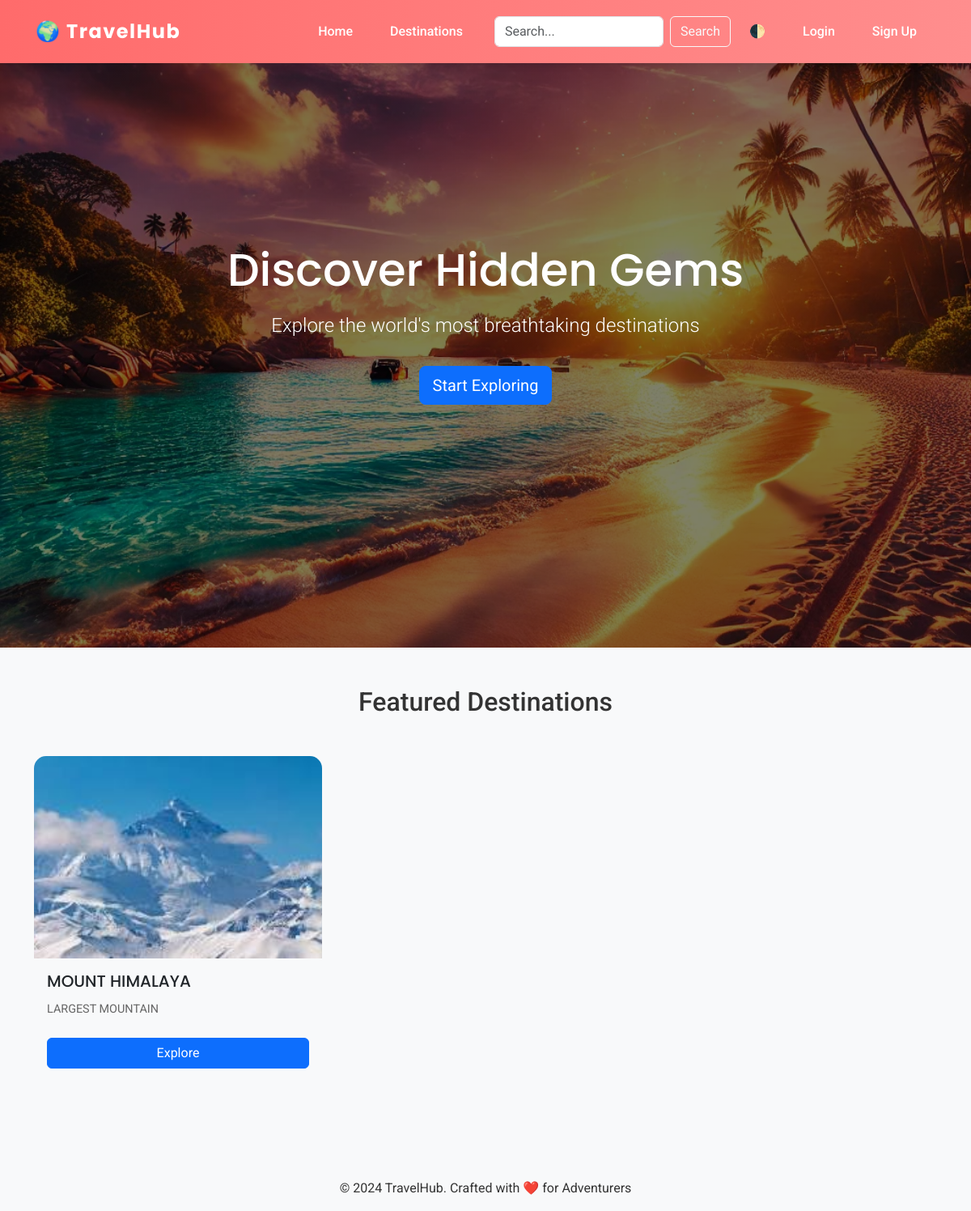
The page / on the database its author committed.
### destinations/models.py (models this page shows, shortened)
class Destination(models.Model):
    created_by = models.ForeignKey(
        User,
        on_delete=models.CASCADE,
        related_name='created_destinations',
        verbose_name='Created By'
    )
    favorited_by = models.ManyToManyField(
        User,
        related_name='favorite_destinations',
        blank=True,
        verbose_name='Favorited By'
    )
    place_name = models.CharField(
        max_length=200,
        verbose_name='Destination Name',
        help_text="Official name of the tourist destination"
    )
    state = models.CharField(
        max_length=100,
        verbose_name='State/Province',
        help_text="State or province where the destination is located"
    )
    district = models.CharField(
        max_length=100,
        verbose_name='District/County',
        help_text="District or county within the state"
    )
    description = models.TextField(
        verbose_name='Description',
        help_text="Detailed description of the location and its attractions"
    )
    weather = models.CharField(
        max_length=100,
        verbose_name='Climate',
        help_text="Typical weather conditions and climate"
    )
    google_map_link = models.URLField(
        max_length=500,
        verbose_name='Google Maps Link',
        help_text="Full Google Maps URL for the location"
    )
    image = models.ImageField(
        upload_to='destinations/%Y/%m/%d/',
        verbose_name='Featured Image',
        help_text="Primary display image for the destination"
    )
    is_featured = models.BooleanField(
        default=False,
        verbose_name='Featured Destination',
        help_text="Check to highlight this as a featured destination"
    )
    created_at = models.DateTimeField(
        auto_now_add=True,
        verbose_name='Creation Date',
        editable=False
    )
    modified_at = models.DateTimeField(
        auto_now=True,
        verbose_name='Last Modified'
    )
    class Meta:
        ordering = ['-created_at']
        verbose_name = 'Tourist Destination'
        verbose_name_plural = 'Tourist Destinations'
        indexes = [
            models.Index(fields=['place_name', 'state']),
            models.Index(fields=['created_at']),
            models.Index(fields=['is_featured']),
        ]
    @classmethod
    def recent_destinations(cls, days=7):
        cutoff_date = timezone.now() - timezone.timedelta(days=days)
        return cls.objects.filter(created_at__gte=cutoff_date)
    @classmethod
    def featured_destinations(cls):
        return cls.objects.filter(is_featured=True)

### destinations/views.py (the view)
# urls.py: path('', HomeView.as_view(), name='home'),
class HomeView(ListView):
    template_name = 'destinations/home.html'
    context_object_name = 'featured_destinations'
    paginate_by = 3
    def get_queryset(self):
        return Destination.featured_destinations().order_by('-created_at')[:6]
    def get_context_data(self, **kwargs):
        context = super().get_context_data(**kwargs)
        context['recent_destinations'] = Destination.recent_destinations()[:3]
        return context

### destinations/templates/destinations/home.html (shortened to what this page needs)
{% extends 'base.html' %}
{% load static %}
{% block content %}
<section id="home" class="hero-section">
    <div class="container">
        <h1>Discover Hidden Gems</h1>
        <p class="lead">Explore the world's most breathtaking destinations</p>
        <a href="{% url 'destination_list' %}" class="btn btn-primary btn-lg">Start Exploring</a>
    </div>
</section>
<section id="featured-destinations" class="py-5">
    <div class="container">
        <h2 class="text-center mb-5">Featured Destinations</h2>
        <div class="row">
            {% for destination in featured_destinations %}
            <div class="col-lg-4 col-md-6 mb-4">
                {% include 'destinations/_destination_card.html' %}
            </div>
            {% endfor %}
        </div>
    </div>
</section>
{% endblock %}

### destinations/templates/destinations/_destination_card.html (shortened to what this page needs)
<div class="card destination-card">
    <img src="{{ destination.image.url }}"
         class="card-img-top"
         alt="{{ destination.place_name }}"
         onload="this.classList.add('loaded')">
    <div class="card-body">
        <h5 class="card-title">{{ destination.place_name }}</h5>
        <p class="card-text">{{ destination.description|truncatechars:150 }}</p>
        <div class="d-grid">
            <a href="{% url 'destination_detail' destination.pk %}"
               class="btn btn-primary">Explore</a>
        </div>
    </div>
</div>

### static/css/styles.css (style rules this page uses)
:root { --bg-light: #f8f9fa; --bg-dark: #1a1a1a; --text-light: #333; --text-dark: #fff; }
body { margin: 0; padding: 0; font-family: 'Roboto', sans-serif; background-color: var(--bg-light); color: var(--text-light); transition: background-color 0.3s, color 0.3s; }
.hero-section { background: linear-gradient(rgba(0, 0, 0, 0.5), rgba(0, 0, 0, 0.5)), url("../images/background.jpg"); background-size: cover; background-position: center; min-height: 100vh; display: flex; align-items: center; justify-content: center; text-align: center; color: white; padding: 100px 0; }
.hero-section h1 { font-size: 3.5rem; margin-bottom: 1rem; font-family: 'Poppins', sans-serif; }
.hero-section .lead { font-size: 1.5rem; margin-bottom: 2rem; }
.card { border: none; border-radius: 15px; transition: transform 0.3s, box-shadow 0.3s; overflow: hidden; background-color: inherit; }
.card-img-top { height: 250px; object-fit: cover; opacity: 0; transition: opacity 0.3s; }
.card-title { font-family: 'Poppins', sans-serif; font-size: 1.25rem; margin-bottom: 0.75rem; }
.card-text { color: #666; font-size: 0.9rem; margin-bottom: 1.5rem; }

### rows shown on the page
Destination: image (picture), place_name "MOUNT HIMALAYA", description "LARGEST MOUNTAIN"
